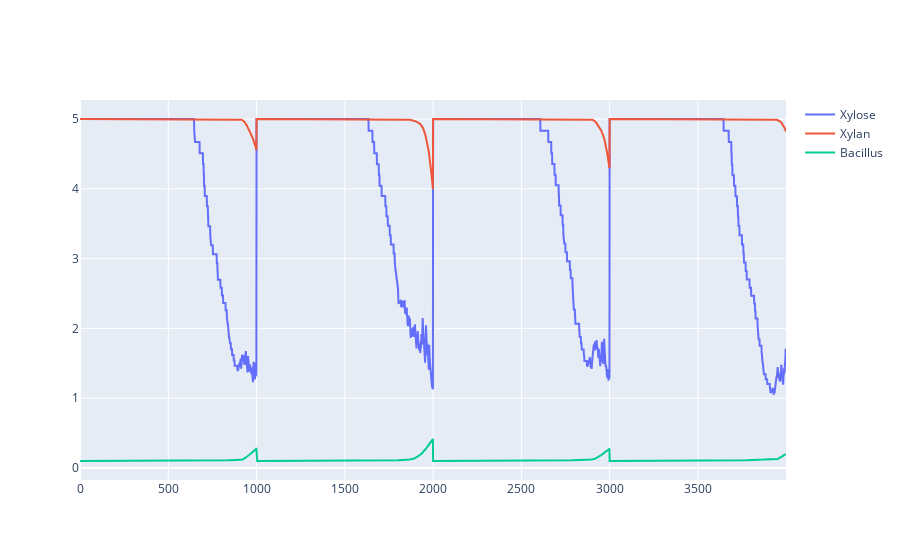

This figure's notebook cell:
### Code cell
fig=go.Figure()
fig.add_trace(go.Scatter(x=data.index,y=data["xyl__D_e"],mode="lines",name="Xylose"))
fig.add_trace(go.Scatter(x=data.index,y=data["Xylan"],mode="lines",name="Xylan"))
fig.add_trace(go.Scatter(x=data.index,y=data["Bacllus_agent1"],mode="lines",name="Bacillus"))
fig.show()

### Figure 1 — Plotly figure (JSON) as saved in the notebook; plotly's stock layout.template omitted (floating-point values rounded to 4 significant figures; data arrays with more than 128 entries replaced by an {"elided": "..."} marker saying what was removed)
{"data": [{"mode": "lines", "name": "Xylose", "type": "scatter", "x": {"elided": "4000 int values"}, "y": {"elided": "4000 float values"}}, {"mode": "lines", "name": "Xylan", "type": "scatter", "x": {"elided": "4000 int values"}, "y": {"elided": "4000 float values"}}, {"mode": "lines", "name": "Bacillus", "type": "scatter", "x": {"elided": "4000 int values"}, "y": {"elided": "4000 float values"}}], "layout": {}}
